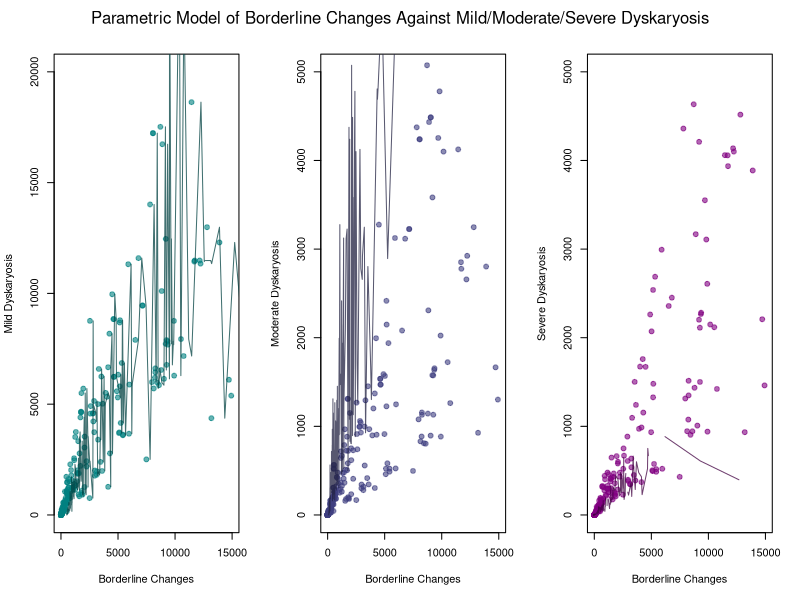

The R source for this figure:
## ---- chunk 1
knitr::opts_chunk$set(echo = TRUE)
## ---- chunk 2
source <- read.csv("cervical-programme-annual-2022-23-csvs/kc61_sample_result_age_source.csv")
# misc. data wrangling 
source$Severe_dyskaryosis <- gsub("not included", NA, source$Severe_dyskaryosis)
comparison_data <- source[,c("Borderline_changes", "Mild_dyskaryosis",
                             "Moderate_dyskaryosis","Severe_dyskaryosis")]
comparison_data$Severe_dyskaryosis <- as.numeric(comparison_data$Severe_dyskaryosis)

comparison_data <- comparison_data[order(
  comparison_data$Borderline_changes, decreasing = FALSE),]
## ---- chunk 3
b <- comparison_data$Borderline_changes
x <- comparison_data$Mild_dyskaryosis
y <- comparison_data$Moderate_dyskaryosis
z <- comparison_data$Severe_dyskaryosis

model_all <- lm(comparison_data$Borderline_changes ~ 
                comparison_data$Mild_dyskaryosis +
                comparison_data$Moderate_dyskaryosis +
                comparison_data$Severe_dyskaryosis)

#the following 2 models are identical, the first is included for code readability
# and the second to make the summary coefficients more intuitive
model_poly <- lm(comparison_data$Borderline_changes ~ 
                    poly(comparison_data$Mild_dyskaryosis, 2, raw=T) + 
                    poly(comparison_data$Moderate_dyskaryosis, 2, raw=T) + 
                    poly(comparison_data$Severe_dyskaryosis, 2, raw=T))
model_poly2 <- lm(comparison_data$Borderline_changes ~ 
                    x + I(x^2) + y + I(y^2) + z + I(z^2))



RSquaredValues <- NULL
RSquaredValues["Model:All"] <- summary(model_all)$r.squared
RSquaredValues["Model:Polynomial Order 2"] <- summary(model_poly2)$r.squared

RSquaredValues
summary(model_poly2)
## ---- chunk 4
model_test_X <- lm(x ~ poly(b, 2,  raw=T))
model_test_Y <- lm(y ~ poly(b, 2,  raw=T))
model_test_Z <- lm(z ~ poly(b, 2,  raw=T))
par(mfrow=c(1,3))

plot(b, x, xlim = c(0,15000), ylim = c(0,20000), 
     col = rgb(0,0.5,0.5,0.6), pch = 19,
     xlab = "Borderline Changes", ylab = "Mild Dyskaryosis")
lines(predict(model_test_X), x, col = rgb(0,0.25,0.25,0.75))


plot(b, y,xlim = c(0,15000), ylim = c(0,5000),
     col = rgb(0.25,0.25,0.5,0.6), pch = 19,
     xlab = "Borderline Changes", ylab = "Moderate Dyskaryosis")
lines(predict(model_test_Y), y, col = rgb(0.125,0.125,0.25,0.75))


plot(b, z,xlim = c(0,15000), ylim = c(0,5000),
     col = rgb(0.5,0,0.5,0.6), pch = 19,
     xlab = "Borderline Changes", ylab = "Severe Dyskaryosis")
LEN <- length(sort(predict(model_test_Z)))
lines(predict(model_test_Z), z[0:LEN], col = rgb(0.25,0,0.25,0.75))

mtext("Parametric Model of Borderline Changes Against Mild/Moderate/Severe Dyskaryosis", side = 3, line = - 2, outer = TRUE)
